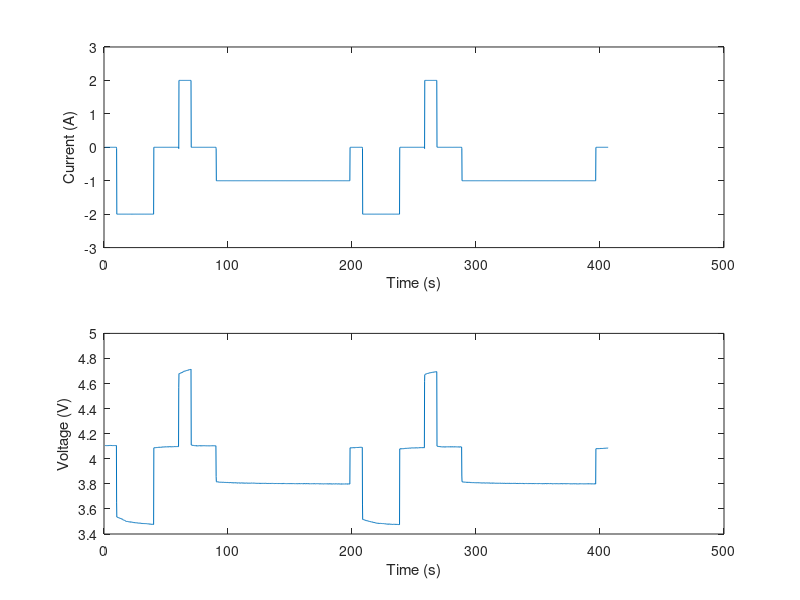

Here is the MATLAB script that generated this plot: (Note: this script raises an error after producing the figure.)
%
% ------------------- BATTERY CELL CHARACTERIZATION -----------------------
% -------------------------------------------------------------------------

clc;
clear;
close all;


%% Loading data from HPPC test

data = load("Test_data/Test_20230914_0927.mat");    % Dataset upload for 
                                                    % postprocessing 

%% Extracting data from dataset
% Here we extract data from our dataset: in particular we're interested in
% current (A), voltage (V) and SOC (%); all these data are defined for each
% time step, accordingly to Ts (sample time) and toc, which are parameters
% defined in the mainHPPC file.

current = data.HPPCMeas.Current;    % Extracting current data 
voltage = data.HPPCMeas.Voltage;    % Extracting voltage data
time = data.HPPCMeas.Time;          % Extracting time data
SOC = data.SOC;                     % Extracting SOC data

% We've also to transpose vectors in order to be fisible for postprocessing
% characterization

current_T = current';
voltage_T = voltage';
time_T = time';
SOC_T = SOC';

%% Plotting parameters

figure
subplot(2,1,1)
plot(time,current)
xlabel('Time (s)')
ylabel('Current (A)')

subplot(2,1,2)
plot(time,voltage)
xlabel('Time (s)')
ylabel('Voltage (V)')


%% Cell characterization 

cellCapacity   = 3; % Cell capacity, [Ahr]
cellInitialSOC = 1; % Initial SOC level where 1 is fully charged, [/]
cell_prop      = [cellCapacity; cellInitialSOC];    % Cell properties array

% With these values it works, but we don't know why 
% maxDischargeCurr  = 2;  % Maximum discharging current, [A]
% maxChargeCurr     = 2.2;  % Maximum charging current, [A]
% constCurrSweepSOC = 1;  % Current sweep, [A]
% toleranceVal      = 0.1;   % Tolerance current value, [A]

maxDischargeCurr  = 2;  % Maximum discharging current, [A]
maxChargeCurr     = 2;  % Maximum charging current, [A]
constCurrSweepSOC = 1;  % Current sweep, [A]

toleranceValChg      = 0.1;   % Tolerance charging current value, [A]
toleranceValDischg   = 0.5;   % Tolerance discharging current value, [A]
toleranceValSOC   = 0.1;   % Tolerance SOC current value, [A]

hppc_protocol     = [maxDischargeCurr;...
                     maxChargeCurr;...
                     constCurrSweepSOC;...
                     toleranceValChg;...
                     toleranceValDischg;...
                     toleranceValSOC];

numRCpairs      = 1;    % Number of RC pairs in our battery model
initialGuess_RC = [0 2];    % Guess values [R1, Tau1, R2, Tau2 ....]


%% Computation

result = batt_BatteryCellCharacterization.ParameterEstimationLUTbattery(...
                                     [time_T, current_T, voltage_T],...
                                     cell_prop,...
                                     hppc_protocol,...
                                     numRCpairs,...
                                     initialGuess_RC,...
                                     "curvefit");

plotAndVerifyPulseData(result);

fitDataEverySOCval = 0.001;
fitDataForSOCpts = 0:fitDataEverySOCval:1;
verifyDataFit(result,fitDataEverySOCval,1);


cellParameters = exportResultsForLib(result,...
                 flip(SOC(SOC ~= 0)/100));